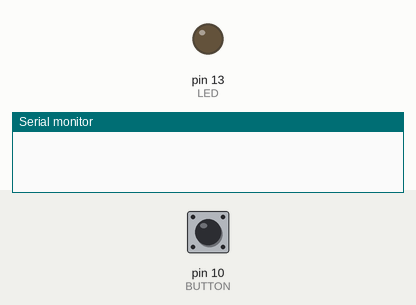
The sketch below on a simulated Arduino Uno, built with avr-gcc and run on an emulated ATmega328P. Parts: output pins drawn as LEDs (lit = HIGH), the last lines printed to the serial monitor. Dashed ring = blinking. The inputs (shaded band) are chosen by the test bench; at power-on: pin 10 (BUTTON) HIGH.

Above: at 1.2 s.
1.3 s: pin 10 (BUTTON) pulled LOW for 0.15 s
At 1.55 s:
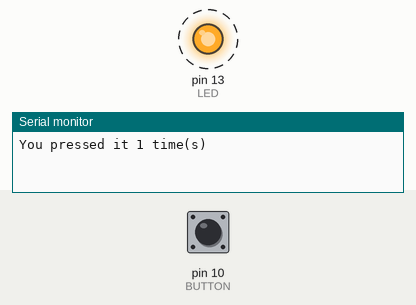
4.3 s: pin 10 (BUTTON) pulled LOW for 3.2 s
At 9.5 s:
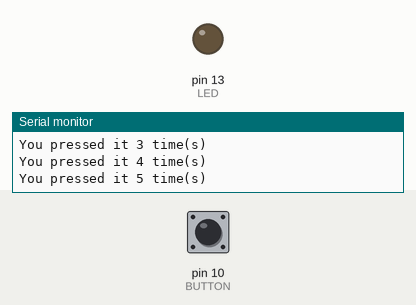
Timing chart, 0 to 11.0 s (numbered marks = the images above; inputs shaded):
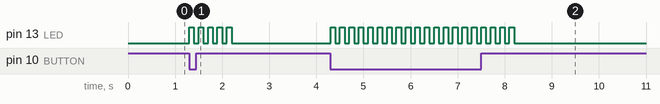

Measured:
- after the input at 1.3 s, pin 13 (LED): alternates HIGH for 0.10 s and LOW for 0.10 s, 10 changes in all, then stays LOW, starting at once
- after the input at 4.3 s, pin 13 (LED): alternates HIGH for 0.10 s and LOW for 0.10 s, 40 changes in all, then stays LOW, starting at once

The sketch:

Button_Switch.ino
```cpp
const int LED = 13;
const int BUTTON = 10;
int buttonPresses = 0;

void setup() {
  pinMode(LED, OUTPUT);
  pinMode(BUTTON, INPUT);
  Serial.begin(9600);
}

void loop() {
  if (digitalRead(BUTTON) == LOW) {
    buttonPresses++;
    Serial.print("You pressed it ");
    Serial.print(buttonPresses);
    Serial.print(" time(s)\n");
    for(int i=0; i<5; i++) {
      digitalWrite(LED, HIGH);
      delay(100);
      digitalWrite(LED, LOW);
      delay(100);
    }
  }
}
```
